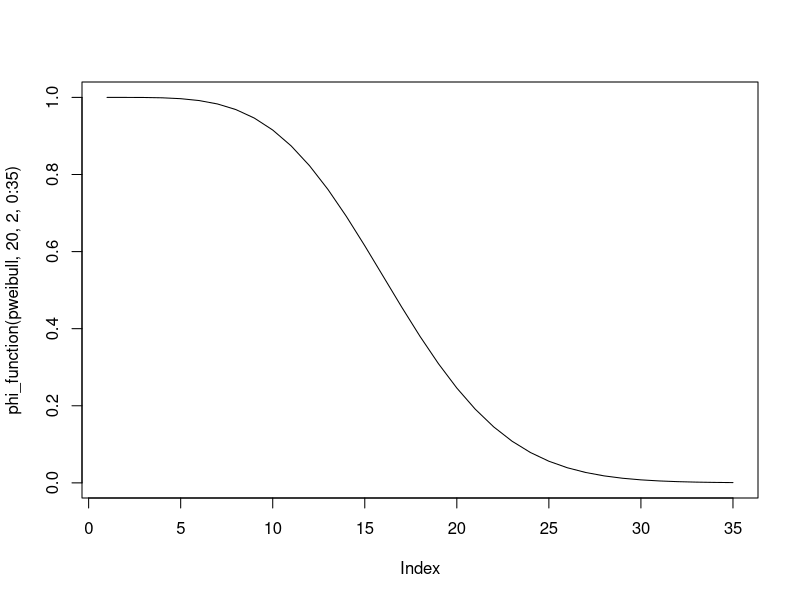
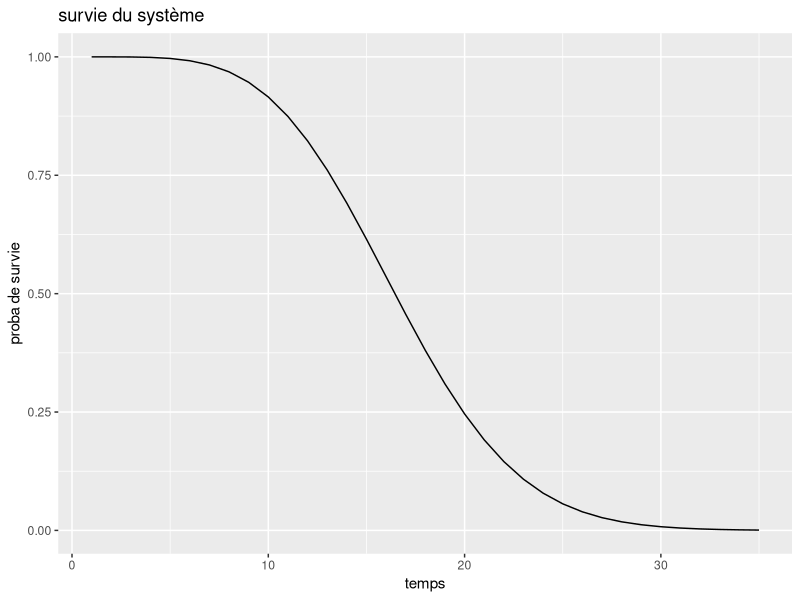
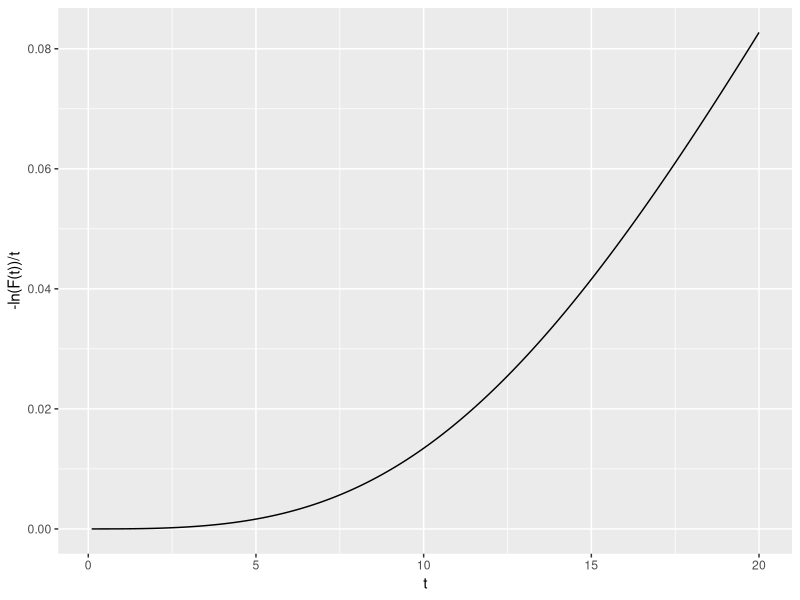
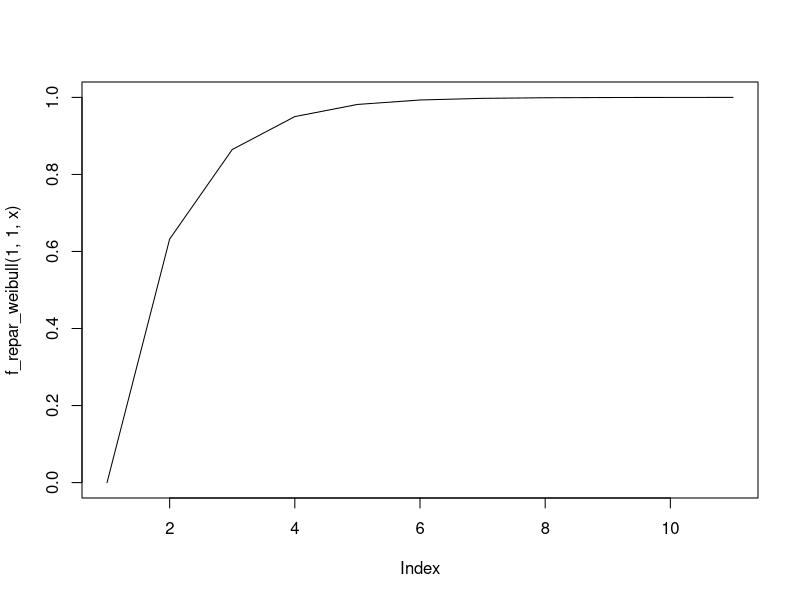
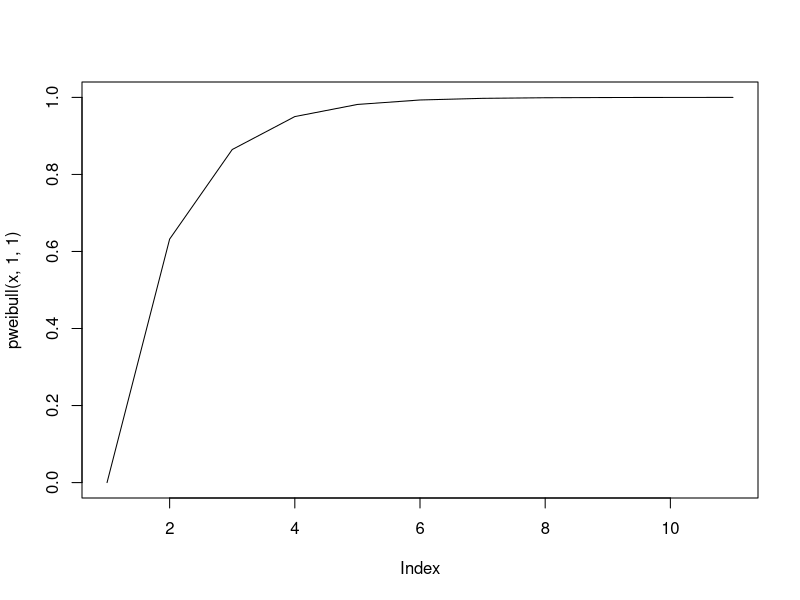
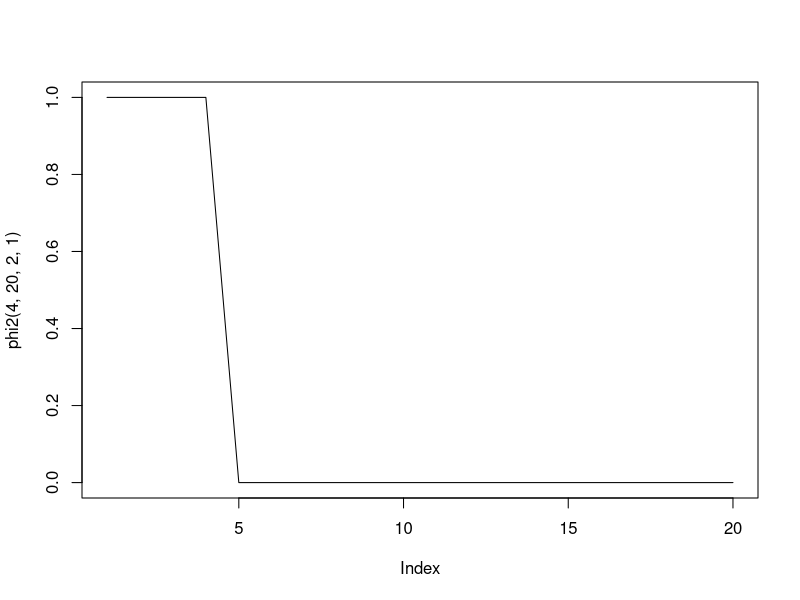

The R source for these figures, in order:
library(magrittr)
library(dplyr)
library(ggplot2)

# TP 1 

## Question 1

phi <- function(x){
  rep <- ((x[3]*(1-(1-x[1])*(1-x[2]))*(1-(1-x[4])*(1-x[5])))+(1-x[3])*(1-(1-x[1]*x[4])*(1-x[2]*x[5])))*(1-(1-x[6]*x[7])*(1-x[8])*(1-x[9]))
  return(rep)
}

# question 2

phi_function <- function(loi, lambda, beta, t){
  R1 <- 1-loi(t, shape = beta, scale = lambda)
  R2 <- 1-loi(t, shape = beta, scale = lambda)
  R3 <- 1-loi(t, shape = beta, scale = lambda)
  R4 <- 1-loi(t, shape = beta, scale = lambda)
  R5 <- 1-loi(t, shape = beta, scale = lambda)
  R6 <- 1-loi(t, shape = beta, scale = lambda)
  R7 <- 1-loi(t, shape = beta, scale = lambda)
  R8 <- 1-loi(t, shape = beta, scale = lambda)
  R9 <- 1-loi(t, shape = beta, scale = lambda)
  rep <- ((R3[t]*(1-(1-R1[t])*(1-R2[t]))*(1-(1-R4[t])*(1-R5[t])))+(1-R3[t])*(1-(1-R1[t]*R4[t])*(1-R2[t]*R5[t])))*(1-(1-R6[t]*R7[t])*(1-R8[t])*(1-R9[t]))
  return(rep)
}




## Question 3

plot(phi_function(pweibull, 20, 2, 0:35), type = 'l')

g <- ggplot() +
  geom_line(aes(x = 1:35, y = phi_function(pweibull, 20, 2, 0:35))) +
  labs(title = "survie du système",
       x = "temps",
       y = "proba de survie")

g

## Question 4

# survie <- function(lambda, beta, t){
#   R1 <- 1-pweibull(t, shape = beta, scale = lambda)
#   R2 <- 1-pweibull(t, shape = beta, scale = lambda)
#   R3 <- 1-pweibull(t, shape = beta, scale = lambda)
#   R4 <- 1-pweibull(t, shape = beta, scale = lambda)
#   R5 <- 1-pweibull(t, shape = beta, scale = lambda)
#   R6 <- 1-pweibull(t, shape = beta, scale = lambda)
#   R7 <- 1-pweibull(t, shape = beta, scale = lambda)
#   R8 <- 1-pweibull(t, shape = beta, scale = lambda)
#   R9 <- 1-pweibull(t, shape = beta, scale = lambda)
#   rep <- -log(((R3[t]*(1-(1-R1[t])*(1-R2[t]))*(1-(1-R4[t])*(1-R5[t])))+(1-R3[t])*(1-(1-R1[t]*R4[t])*(1-R2[t]*R5[t])))*(1-(1-R6[t]*R7[t])*(1-R8[t])*(1-R9[t]))/t)
#   # rep <- -log(rep)/t
#   return(rep)
#   # rep <- -log(1 - phi_function(lambda, beta, t))/t
# }

survie <- function(lambda, beta, t){
  rep=NULL
  for(i in 1:length(t)){
    R1 <- 1-pweibull(t[i], shape = beta, scale = lambda)
    R2 <- 1-pweibull(t[i], shape = beta, scale = lambda)
    R3 <- 1-pweibull(t[i], shape = beta, scale = lambda)
    R4 <- 1-pweibull(t[i], shape = beta, scale = lambda)
    R5 <- 1-pweibull(t[i], shape = beta, scale = lambda)
    R6 <- 1-pweibull(t[i], shape = beta, scale = lambda)
    R7 <- 1-pweibull(t[i], shape = beta, scale = lambda)
    R8 <- 1-pweibull(t[i], shape = beta, scale = lambda)
    R9 <- 1-pweibull(t[i], shape = beta, scale = lambda)
    rep[i] <- -log(((R3*(1-(1-R1)*(1-R2))*(1-(1-R4)*(1-R5)))+(1-R3)*(1-(1-R1*R4)*(1-R2*R5)))*(1-(1-R6*R7)*(1-R8)*(1-R9)))/t[i]
  }
  return(rep)
}


survie(20, 2, seq(0.1, 20, 0.1))

g <- ggplot() +
  geom_line(aes(x = seq(0.1, 20, 0.1), y = survie(20, 2, seq(0.1, 20, 0.1)))) +
  labs(x = "t",
       y = "-ln(F(t))/t")

g


# Question 5 
# simulation d'une loi de weibull avec la méthode des quantile. 

f_repar_weibull <- function(lambda, beta, x){
  rep <- 1-exp(-(x/lambda)^beta)
  return(rep)
}

f_repar_weibull(1,1,0:5)

realisation_weibull<- function(lambda,beta,a){
  
  u=runif(1, min=0, max=1)
  g=f_repar_weibull(lambda,beta,a) 
  v=g>u
  
  for(i in 1:length(a)){
    nb=i
    if (v[i]==TRUE) { break }
  }
  
  return(nb)
}

realisation_weibull(1,1,1:10)

n_realisation_weibull<-function(n,lambda,beta,a){
  vect=NULL
  for(i in 1:n){
    vect[i]=realisation_weibull(lambda,beta,a)
  }
  return(vect)
}
n_realisation_weibull(10,1,1,1:5)

rweibull(10,1,1)

x<- 0:10
plot(f_repar_weibull(1,1,x),type = "l")
plot(pweibull(x,1,1),type = "l")


# Question 5 

inverse_pweibull <- function(lambda, beta, u){
  rep <- lambda*(-(log(1-u)^(1/beta)))
  return(rep)
}

phi2 <- function(a, n, lambda, beta){
  t <- seq(0, a,length.out =n)
  y <- rep(0,n)
  u <- runif(9,0,1)
  x <- matrix(0, nrow = n, ncol = 9)
  
  for(i in 1:n){
    for(j in 1:9){
      if(t[i] < (lambda*(-log(u[j]))^(1/beta))){
        x[i,j] <- 1
      }
    }
    y[i] <- phi(x[i,])
  }
  return(y)
}
phi2(4,20,2,1)
plot(phi2(4,20,2,1),type="l")

# question 6 

phi23 <- function(a, n, lambda, beta){
  t <- seq(0, a,length.out =n)
  y <- rep(0,n)
  u <- runif(9,0,1)
  x <- matrix(0, nrow = n, ncol = 9)
  for(i in 1:n){
    for(j in 1:9){
      if(t[i] < (lambda*(-log(u[j]))^(1/beta))){
        x[i,j] <- 1
      }
      
    }
    if (x[i,j]==0) { break }
    
  }
  return(i-1)
}
phi23(4,36,2,1)

# question 7

n_realisation_T<-function(a, n, lambda, beta,ntot){
  vect=NULL
  for(i in 1:ntot){
    vect[i]=phi23(a, n, lambda, beta)
  }
  return(vect)
}
n_realisation_T(4,36,2,1,40)
sum(n_realisation_T(4,36,2,1,40))

mu=function(a, n, lambda, beta,ntot){
  v=n_realisation_T(a, n, lambda, beta,ntot)
  1/ntot*sum(v)
  }
mu(4,36,2,1,40)

######### 
